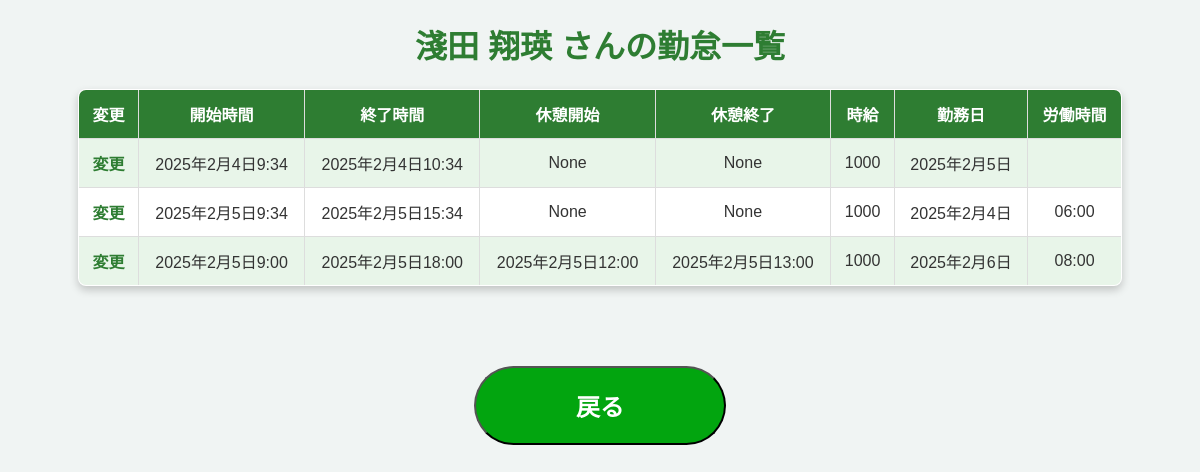
Screenshot of /letswork/works/32/ with the database file from the repository.
### account/models.py (models this page shows, shortened)
class Account_e(models.Model):
    class Meta:
        db_table = 'account_e'
    e_id = models.AutoField(verbose_name='従業員id', primary_key=True)
    e_first1 = models.CharField(verbose_name='姓', max_length=50)
    e_last1 = models.CharField(verbose_name='名', max_length=50)
    e_first2 = models.CharField(verbose_name='セイ', max_length=50)
    e_last2 = models.CharField(verbose_name='メイ', max_length=50)
    hour = models.IntegerField(verbose_name='時給')

### letswork/models.py (models this page shows, shortened)
class Work(models.Model):
    class Meta:
        db_table = 'work'
    id = models.AutoField(verbose_name='勤怠id', primary_key=True)
    w_start = models.DateTimeField(verbose_name='勤怠開始時間')
    b_start = models.DateTimeField(verbose_name='休憩開始', null=True, blank=True)
    b_end = models.DateTimeField(verbose_name='休憩終了', null=True, blank=True)
    w_end = models.DateTimeField(verbose_name='勤怠終了時間', null=True, blank=True)
    p_hour = models.IntegerField(verbose_name='過去の時給',null=True, blank=True)
    attendance_date = models.DateField(default=now)
    work_duration_formatted = models.CharField(
        verbose_name='労働時間（HH:MM形式）',
        max_length=10,
        default='',
        blank=True
    )
    e_id = models.ForeignKey('account.Account_e', on_delete=models.CASCADE, verbose_name='従業員id')

### letswork/views.py (the view)
# urls.py: path('works/<int:e_id>/', views.WorkListView.as_view(), name='works'),
class WorkListView(View):
    def get(self, request, e_id):
        works = Work.objects.filter(e_id=e_id)
        employee = get_object_or_404(Account_e, e_id=e_id)
        return render(request, 'letswork/work_list.html', {'works': works, 'employee': employee})

### templates/letswork/work_list.html (shortened to what this page needs)
{% load static %}
<!DOCTYPE html>
<html lang="ja">
<head>
    <link rel="stylesheet" href="{% static 'css/work_list.css' %}">
</head>
<body>
    <h1>{{ employee.e_first1 }} {{ employee.e_last1 }} さんの勤怠一覧</h1>
    <table border="1">
        <tr>
            <th>変更</th>
            <th>開始時間</th>
            <th>終了時間</th>
            <th>休憩開始</th>
            <th>休憩終了</th>
            <th>時給</th>
            <th>勤務日</th>
            <th>労働時間</th>
        </tr>
        {% for work in works %}
        <tr>
            <td><a href="{% url 'letswork:attendance_edit' e_id=employee.e_id %}">変更</a></td>
            <td>{{ work.w_start }}</td>
            <td>{{ work.w_end }}</td>
            <td>{{ work.b_start }}</td>
            <td>{{ work.b_end }}</td>
            <td>{{ employee.hour }}</td>
            <td>{{ work.attendance_date }}</td>
            <td>{{ work.work_duration_formatted }}</td>
        </tr>
        {% endfor %}
    </table>
    <button type="button" class="btn" onclick="location.href='{% url 'letswork:employee_detail' employee.e_id %}'">戻る</button>
</body>
</html>

### static/css/work_list.css (style rules this page uses)
body { font-family: Arial, sans-serif; background-color: #F0F4F3; color: #333; text-align: center; margin: 20px; }
h1 { color: #2E7D32; }
table { width: 90%; margin: 20px auto; border-collapse: collapse; background-color: #fff; box-shadow: 0px 4px 8px rgba(0, 0, 0, 0.2); border-radius: 8px; overflow: hidden; }
table, th, td { border: 1px solid #ddd; }
th, td { padding: 12px; text-align: center; }
th { background-color: #2E7D32; color: white; }
td a { color: #2E7D32; text-decoration: none; font-weight: bold; }
tr:nth-child(even) { background-color: #E8F5E9; }
.btn { padding: 20px 100px; margin: 60px 70px; font-size: 1.5em; font-weight: 700; color: #fff; border-radius: 100px; background-color: #02A50F; cursor: pointer; }

### rows the page displays
Account_e: e_first1 "淺田", e_last1 "翔瑛", hour "1000"
Work: w_start "2025年2月4日9:34", w_end "2025年2月4日10:34", b_start "None", b_end "None", attendance_date "2025年2月5日"
Work: w_start "2025年2月5日9:34", w_end "2025年2月5日15:34", b_start "None", b_end "None", attendance_date "2025年2月4日", work_duration_formatted "06:00"
Work: w_start "2025年2月5日9:00", w_end "2025年2月5日18:00", b_start "2025年2月5日12:00", b_end "2025年2月5日13:00", attendance_date "2025年2月6日", work_duration_formatted "08:00"
